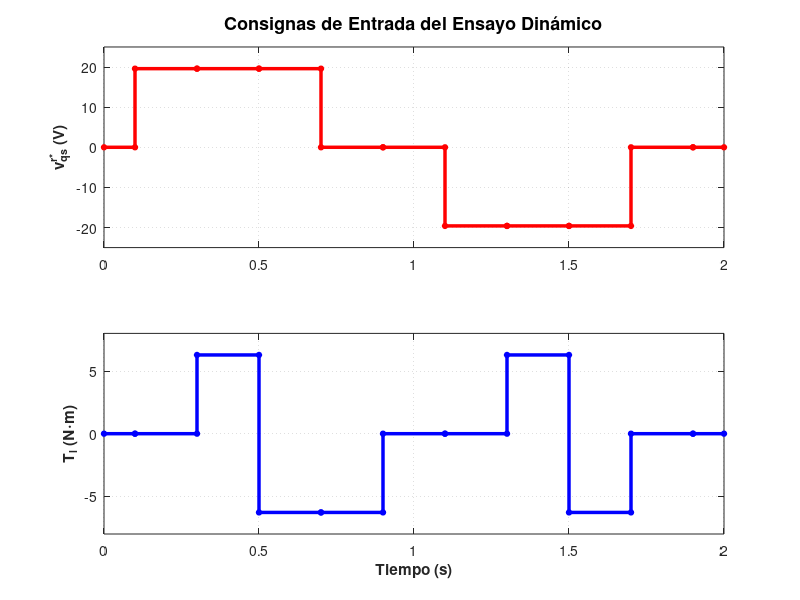

Source code (MATLAB): (Note: this script raises an error after producing the figure.)
% =========================================================================
% SCRIPT: Graficador de Estímulos de Tensión y Torque de Carga (qd0)
% =========================================================================
clear; clc; close all;

%% 1. Definición de Vectores de Datos (Puntos duplicados para saltos ideales)
% Vector de tiempo (segundos)
t = [0.0, 0.1, 0.1, 0.3, 0.3, 0.5, 0.5, 0.7, 0.7, 0.9, ...
    0.9, 1.1, 1.1, 1.3, 1.3, 1.5, 1.5, 1.7, 1.7, 1.9, 1.9, 2.0];

% Vector de Tensión de consigna en eje q (Vcc)
v_qs = [0.0, 0.0, 19.596, 19.596, 19.596, 19.596, 19.596, 19.596, 0.0, 0.0, ...
    0.0, 0.0, -19.596, -19.596, -19.596, -19.596, -19.596, -19.596, 0.0, 0.0, 0.0, 0.0];

% Vector de Torque de carga (N.m)
T_l = [0.0, 0.0, 0.0, 0.0, 6.28, 6.28, -6.28, -6.28, -6.28, -6.28, ...
    0.0, 0.0, 0.0, 0.0, 6.28, 6.28, -6.28, -6.28, 0.0, 0.0, 0.0, 0.0];

%% 2. Creación del Gráfico
figure('Name', 'Estímulos de Entrada para Simulación de Motor', 'NumberTitle', 'off', 'Color', 'w');

% --- SUBPLOT 1: Tensión de Estator v_qs* ---
subplot(2, 1, 1);
plot(t, v_qs, 'r-', 'LineWidth', 2.5);
grid on;
hold on;
% Marcamos los puntos de transición con círculos
plot(t, v_qs, 'ro', 'MarkerFaceColor', 'r', 'MarkerSize', 4); 
ylabel('v_{qs}^{r*} (V)', 'FontSize', 11, 'FontWeight', 'bold');
title('Consignas de Entrada del Ensayo Dinámico', 'FontSize', 13, 'FontWeight', 'bold');
ylim([-25, 25]);
xlim([0, 2.0]);
set(gca, 'FontSize', 10, 'GridLineStyle', ':');

% --- SUBPLOT 2: Torque de Carga T_l ---
subplot(2, 1, 2);
plot(t, T_l, 'b-', 'LineWidth', 2.5);
grid on;
hold on;
% Marcamos los puntos de transición con círculos
plot(t, T_l, 'bo', 'MarkerFaceColor', 'b', 'MarkerSize', 4); 
xlabel('Tiempo (s)', 'FontSize', 11, 'FontWeight', 'bold');
ylabel('T_l (N\cdotm)', 'FontSize', 11, 'FontWeight', 'bold');
ylim([-8, 8]);
xlim([0, 2.0]);
set(gca, 'FontSize', 10, 'GridLineStyle', ':');

%% 3. Mostrar líneas verticales de sincronización (Opcional pero muy útil)
% Esto dibuja líneas discontinuas grises en cada "t_step" clave para ver cómo coinciden los eventos
for i = 1:length(t)
    % Evitamos duplicar líneas en el mismo instante de tiempo para no sobrecargar el gráfico
    if i > 1 && t(i) == t(i-1)
        continue;
    end

    subplot(2, 1, 1);
    xline(t(i), '--', 'Color', [0.5 0.5 0.5 0.5], 'LineWidth', 1);

    subplot(2, 1, 2);
    xline(t(i), '--', 'Color', [0.5 0.5 0.5 0.5], 'LineWidth', 1);
end

% Ajuste de distribución del gráfico en pantalla
sgtitle('Entradas del Sistema: Voltaje del Estator y Torque de Carga', 'FontSize', 14, 'FontWeight', 'bold');
